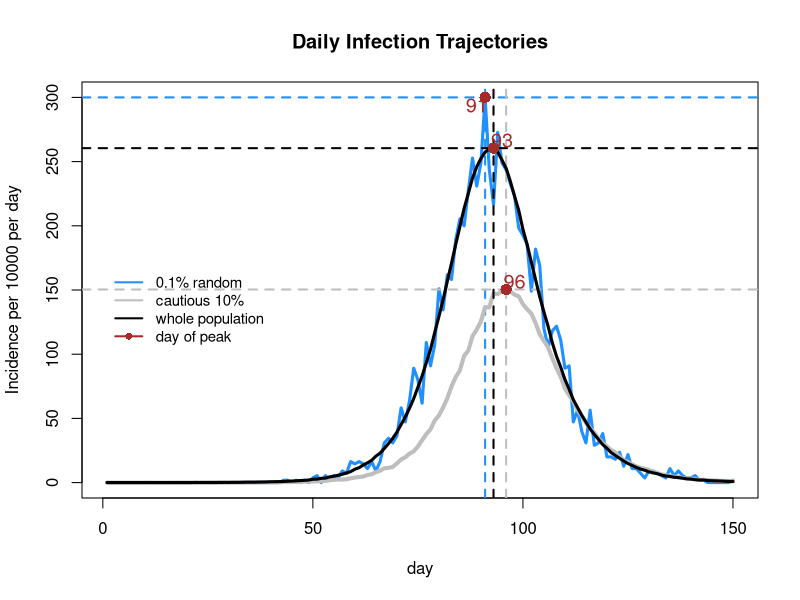

Write R code to recreate this figure. (Note: a time limit stopped this script after it produced the figure.)
# This work is completed by group 12：Wenyi Yu s2161093, Minke Pan s2160782 and Yanren Mao s2207399
# address of github repo: https://github.com/Ivy0812/SP-workshop.git

# Step 1: Simulation
seir <- function(n=5.5e+6,ne=10,nt=150,gamma=1/3,delta=1/5) {
  # SEIR stochastic simulation model.
  # n = population size; ne = initially at exposed state; nt = number of days 
  # gamma = daily prob E -> I; delta = daily prob I -> R
  # expect the function outputs the simulation

  lambda <- 0.4/n
  x <- rep(0,n) # initialize to susceptible state
  beta <- rlnorm(n,0,0.5); beta <- beta/mean(beta) # individual infection rates and will use it to generate βi later

  # Now we want to find:
  # 1. the number of new infections each day among the whole population
  # 2. the number of new infections among the 10% of the population with the lowest βi values
  # 3. the number of new infections in a random sample of 0.1% of the population.

  index1 <- order(beta)[1:(0.1*n)]# fix indices of the lowest 10% βi values of the population
  index2 <- sample(n,0.001*n,replace=FALSE)# randomly sample indices of 0.1% of the population
  

  # After creating the index lists, we now going to track the number of new infections of 3 different groups:
  # 1.each day of whole population
  # 2.10% of the population with the lowest βi values
  # 3.a random sample of 0.1% of the population
  # We calculate the new infections of each group by computing the decreases of the susceptible state between 2 consecutive days
  # Here are the simulation of the transmission process
  
  S <- E_new <- E_low <- E_random <- S_low <- S_random <-rep(0,nt) # set up storage for pop in each state 
  x[1:ne] <- 1; E_new[1] <- ne  # setting 10 chosen people in exposed state
  S[1] <- n-ne# removing 10 E-state people from S state
  
  # assign the number of people at S state and E state among the 10% of the population
  S_low[1] <- sum(x[index1]==0) ; E_low[1] <- sum(x[index1]==1)
  # assign the number of people at S state and E state among the 0.1% of the population
  S_random[1] <- sum(x[index2]==0);E_random[1] <- sum(x[index2]==1) 
  
  for (i in 2:nt) { # loop over days
    u <- runif(n) # uniform random deviates
    Iota<-sum(beta[x==2])#sum all currently I state people
    x[x==2&u<delta] <- 3 # I -> R with prob delta - 1/5
    x[x==1&u<gamma] <- 2 # E -> I with prob gamma - 1/3
    x[x==0&u<lambda*beta*Iota] <- 1 # S -> E with prob lambda*βj*sum(βi)
    
    # count the number of S state people at the ith day of 3 groups separately
    S[i] <- sum(x==0);S_low[i]<- sum(x[index1]==0);S_random[i]<- sum(x[index2]==0)
    
    # calculate the number of new infections at the ith day of 3 groups by computing the difference between the (i-1)th day and ith day
    E_new[i]<- S[i-1]-S[i];E_low[i]<- S_low[i-1]-S_low[i];E_random[i]<- S_random[i-1]-S_random[i]
  }
  list(E_new=E_new,E_low=E_low,E_random=E_random) 
} ## seir

set.seed(3)
ep <- seir() # run simulation 


# Step 2: Standardize
# standardize each trajectory by calculating the incidence per 10000 people per day
# Incidence is calculated by dividing their size
n=5.5e+6
ep_new <- ep$E_new/n*10000 ## whole population
ep_low <- ep$E_low/n/0.1*10000 ## 10% of the population
ep_random <- ep$E_random/n/0.001*10000 ## 0.1% of the population


# Step 3: Plot daily trajectory of new infections 
# plot and draw the trajectory of new infections with peak in a random sample of 0.1% of the population
plot(ep_random,ylim=c(0,max(ep_new,ep_low,ep_random)),# set up the y-axis limit of the graph
     main="Daily Infection Trajectories",xlab="day",ylab="Incidence per 10000 per day", # write the title of the plot and label axes
     type="l",col="dodgerblue",lwd=3) # using blue line to display the trajectory and assign the line width

# add guideline to fix the position of peak value; average the x-axis value in case of multiple peak values
abline(h=max(ep_random), v=mean(which(ep_random == max(ep_random))), lty=2, col="dodgerblue",lwd=2)

# mark the point of peak value of the trajectory
points(mean(which(ep_random == max(ep_random))),max(ep_random), col="brown",cex=1.5,pch=16)

# label the day on which peak occurs at the near place
text(mean(which(ep_random == max(ep_random)))-2,max(ep_random)-6, mean(which(ep_random == max(ep_random))),col="brown",cex=1.2) 

# Draw the trajectory of new infections with peak among the 10% of the population similarly
lines(ep_low,col="grey",lwd=4)
abline(h=max(ep_low), v=mean(which(ep_low == max(ep_low))), lty=2, col= "grey",lwd=2)
points(mean(which(ep_low == max(ep_low))),max(ep_low), col="brown",cex=1.5,pch=16)
text(mean(which(ep_low == max(ep_low)))+2,max(ep_low)+6, mean(which(ep_low == max(ep_low))),col="brown",cex=1.2)

# Draw the trajectory of new infections with peak among the whole population as above
lines(ep_new, col="black",lwd=3)
abline(h=max(ep_new), v=mean(which(ep_new == max(ep_new))), lty=2, col="black", lwd=2)
points(mean(which(ep_new == max(ep_new))),max(ep_new), col="brown",cex=1.5,pch=16)
text(mean(which(ep_new == max(ep_new)))+2,max(ep_new)+6, mean(which(ep_new == max(ep_new))),col="brown",cex=1.2)
 

# classify different groups by adding legend
legend(list(x=2,y=170),legend=c("0.1% random","cautious 10%","whole population","day of peak"),
       col=c("dodgerblue","grey","black","brown"),lty=1,pch=c(NA,NA,NA,16),lwd=2,cex=0.9,bty="n")


# Step 4: 10 repeated simulations
# store the corresponding infection and peak values at each day in list
new <- low <- random <- list() 
peak_whole <- peak_low <- peak_random <-rep(0,10)
for (i in 1:10) {
  n=5.5e+6
  ep<-seir()
  new[[i]] <- ep$E_new/n*10000 
  low[[i]] <- ep$E_low/n/0.1*10000
  random[[i]]<- ep$E_random/n/0.001*10000
  peak_whole[i]<-max(new[[i]])
  peak_low[i]<-max(low[[i]])
  peak_random[i]<-max(random[[i]])
}


# Step 5: Visualize(zoom)
# There are 3 plots showing the results of 10 repeated simulations of each group respectively.
# plot and draw the first trajectory for new infections each day among the whole population
par(mfrow=c(2,2), mar=c(4,4,1,1),oma = c(0, 0, 2, 0)) # set margin and outer margin of the graph and create 4 regional graphs inside
plot(new[[1]],xlab="day",ylab="Incidence per 10000 per day", 
     type="l",col="black",lwd=2) 
legend("topleft","Whole Population",text.col="red",lty=0,lwd=2,cex=0.9,bty ="n")# add legend
max_new = mean(which(new[[1]]==max(new[[1]])))# Find and store the day of first peak value occurs
for (i in 2:10) {# loop
  lines(new[[i]],col="black",lwd=2)# draw the other 9 new infections among whole population
  max_new  = max_new + mean(which(new[[i]]==max(new[[i]]))) #sum the day on which peak values occurs of 10 simulations
}
abline(v=max_new/10, lty=2, col="red", lwd=2)# average the day of total value and add a guideline to indicate
axis(side=3, at=max_new/10,labels=max_new/10,col ="red", col.axis="red")# label the average value by axis

# draw trajectory for a random sample of 0.1% of the population as above
plot(random[[1]],xlab="day",ylab="Incidence per 10000 per day", type="l",col="dodgerblue",lwd=2) 
legend("topleft","0.1% Random",text.col="red",lty=0,lwd=2,cex=0.9,bty ="n")
max_random = mean(which(random[[1]]==max(random[[1]])))
for (i in 2:10) {
  lines(random[[i]],col="dodgerblue",lwd=2)
  max_random = max_random + mean(which(random[[i]]==max(random[[i]])))
}
abline(v=max_random/10, lty=2, col="red", lwd=2)
axis(side=3, at=max_random/10,labels=max_random/10,col="red",col.axis="red")

# draw trajectory for the 10% of the population similarly
plot(low[[1]],xlab="day",ylab="Incidence per 10000 per day", type="l",col="grey",lwd=2,) 
legend("topleft","Cautious 10%",text.col="red",lty=0,lwd=2,cex=0.9,bty ="n")
max_low = mean(which(low[[1]]==max(low[[1]])))
for (i in 2:10) {
  lines(low[[i]],col="grey",lwd=2)
  max_low = max_low + mean(which(low[[i]]==max(low[[i]])))
}
abline(v=max_low/10, lty=2, col="red", lwd=2)
axis(side=3, at=max_low/10,labels=max_low/10,col="red",col.axis="red")

# There are 3 plots showing trajectories of peak values of 10 repeated simulations
# Plot and draw the first trajectory for peak values of new infections each day among the whole population
plot(peak_whole,ylim=c(0,max(peak_whole,peak_low,peak_random)),xlab="day",ylab="peak incidence per 10000 per day", type="l",col="black",lwd=2)# set up the y-axis limit of the graph and label axes
# Using 'lines' to draw trajectory for the 10% of the population & a random sample of 0.1% of the population
lines(peak_low,col="grey",lwd=2); lines(peak_random,col="dodgerblue",lwd=2);
legend("bottom",legend=c("0.1% random","cautious 10%","whole population"),
       bty="n",col=c("dodgerblue","grey","black"),lty=1,lwd=2,cex=0.5, horiz=TRUE)# add legend 
mtext("Variability of 10 Repeated Simulations", side = 3, line = 0, outer = T)# add main title of the whole plot


# Step 6: Comment
# People who choose to download ZOE app are more cautious about Covid than average.
# The ZOE sample is with lower transmission probabilities. 
# The general trend of the Incidence of ZOE sample and whole population are similar: 
# the incidence rates increase at first until they reach the peak value and then decrease.
# However, peak values and the days on which peak values occur are different, 
# The ZOE sample's peak value day will occur later 
# with generally smaller peak value than the whole population.
